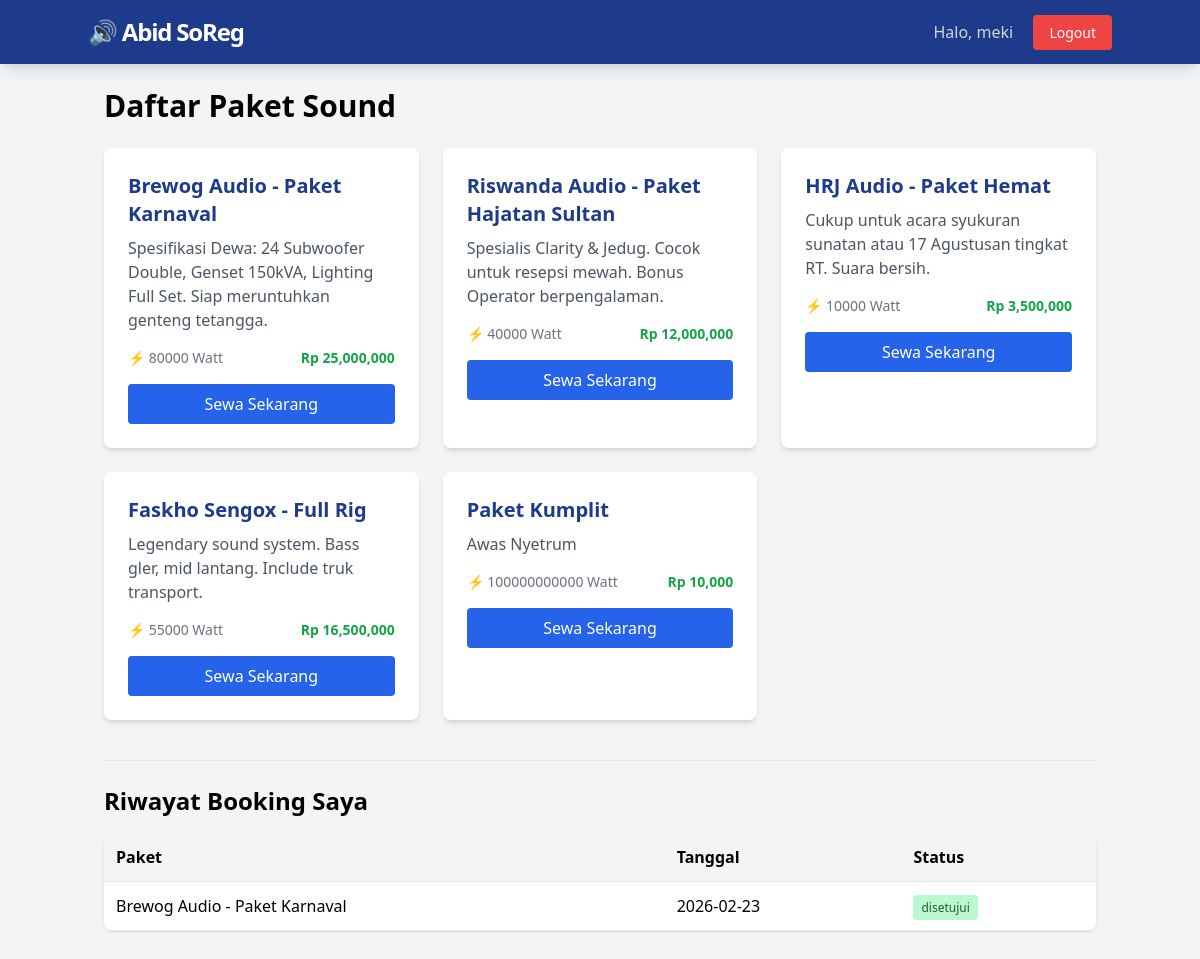
The page /user/dashboard (signed in) on the database its author committed.
### tables this page shows
CREATE TABLE sound_systems (
            id INTEGER PRIMARY KEY AUTOINCREMENT,
            nama_paket TEXT NOT NULL,
            daya_watt INTEGER NOT NULL,
            harga_sewa INTEGER NOT NULL,
            status TEXT NOT NULL DEFAULT 'tersedia',
            deskripsi TEXT
        );

CREATE TABLE bookings (
            id INTEGER PRIMARY KEY AUTOINCREMENT,
            user_id INTEGER NOT NULL,
            sound_id INTEGER NOT NULL,
            tanggal_sewa TEXT NOT NULL,
            status_booking TEXT DEFAULT 'pending',
            FOREIGN KEY (user_id) REFERENCES users (id),
            FOREIGN KEY (sound_id) REFERENCES sound_systems (id)
        );

### app.py (the view)
@app.route('/user/dashboard')
@login_required
def user_dashboard():
    conn = get_db_connection()
    sounds = conn.execute('SELECT * FROM sound_systems WHERE status = "tersedia"').fetchall()
    my_bookings = conn.execute('''
        SELECT b.*, s.nama_paket
        FROM bookings b
        JOIN sound_systems s ON b.sound_id = s.id
        WHERE b.user_id = ?
        ORDER BY b.id DESC
    ''', (session['user_id'],)).fetchall()
    conn.close()
    return render_template('user_dashboard.html', sounds=sounds, bookings=my_bookings)

### app.py (called while the page is built)
def login_required(f):
    @wraps(f)
    def decorated_function(*args, **kwargs):
        if 'user_id' not in session:
            flash('Silakan login terlebih dahulu.', 'error')
            return redirect(url_for('login'))
        return f(*args, **kwargs)
    return decorated_function

### db_config.py (called while the page is built)
def get_db_connection():
    conn = sqlite3.connect(DB_NAME)
    conn.row_factory = sqlite3.Row
    return conn

### templates/user_dashboard.html
{% extends 'base.html' %}
{% block content %}
<h2 class="text-3xl font-bold mb-6">Daftar Paket Sound</h2>
<div class="grid grid-cols-1 md:grid-cols-3 gap-6 mb-10">
    {% for sound in sounds %}
    <div class="bg-white rounded-lg shadow-md overflow-hidden hover:shadow-xl transition">
        <div class="p-6">
            <h3 class="text-xl font-bold text-blue-900 mb-2">{{ sound.nama_paket }}</h3>
            <p class="text-gray-600 mb-4">{{ sound.deskripsi }}</p>
            <div class="flex justify-between items-center text-sm text-gray-500 mb-4">
                <span>⚡ {{ sound.daya_watt }} Watt</span>
                <span class="font-bold text-green-600">Rp {{ "{:,.0f}".format(sound.harga_sewa) }}</span>
            </div>
            <a href="{{ url_for('book_sound', sound_id=sound.id) }}" class="block text-center w-full bg-blue-600 text-white py-2 rounded hover:bg-blue-700">
                Sewa Sekarang
            </a>
        </div>
    </div>
    {% endfor %}
</div>
<h2 class="text-2xl font-bold mb-4 border-t pt-6">Riwayat Booking Saya</h2>
<div class="bg-white rounded-lg shadow overflow-x-auto">
    <table class="w-full text-left border-collapse">
        <thead>
            <tr class="bg-gray-100 border-b">
                <th class="p-3">Paket</th>
                <th class="p-3">Tanggal</th>
                <th class="p-3">Status</th>
            </tr>
        </thead>
        <tbody>
            {% for book in bookings %}
            <tr class="border-b">
                <td class="p-3">{{ book.nama_paket }}</td>
                <td class="p-3">{{ book.tanggal_sewa }}</td>
                <td class="p-3">
                    <span class="px-2 py-1 rounded text-xs {{ 'bg-yellow-200 text-yellow-800' if book.status_booking == 'pending' else 'bg-green-200 text-green-800' }}">
                        {{ book.status_booking }}
                    </span>
                </td>
            </tr>
            {% else %}
            <tr><td colspan="3" class="p-3 text-center text-gray-500">Belum ada booking.</td></tr>
            {% endfor %}
        </tbody>
    </table>
</div>
{% endblock %}

### rows shown on the page
sound_systems: nama_paket "Brewog Audio - Paket Karnaval", deskripsi "Spesifikasi Dewa: 24 Subwoofer Double, Genset 150kVA, Lighting Full Set. Siap meruntuhkan genteng tetangga.", daya_watt "80000", harga_sewa "25,000,000"
sound_systems: nama_paket "Riswanda Audio - Paket Hajatan Sultan", deskripsi "Spesialis Clarity & Jedug. Cocok untuk resepsi mewah. Bonus Operator berpengalaman.", daya_watt "40000", harga_sewa "12,000,000"
sound_systems: nama_paket "HRJ Audio - Paket Hemat", deskripsi "Cukup untuk acara syukuran sunatan atau 17 Agustusan tingkat RT. Suara bersih.", daya_watt "10000", harga_sewa "3,500,000"
sound_systems: nama_paket "Faskho Sengox - Full Rig", deskripsi "Legendary sound system. Bass gler, mid lantang. Include truk transport.", daya_watt "55000", harga_sewa "16,500,000"
sound_systems: nama_paket "Paket Kumplit", deskripsi "Awas Nyetrum", daya_watt "100000000000", harga_sewa "10,000"
bookings: nama_paket "Brewog Audio - Paket Karnaval", tanggal_sewa "2026-02-23", status_booking "disetujui"

### other values the page prints
{{ session.username }} "meki"
